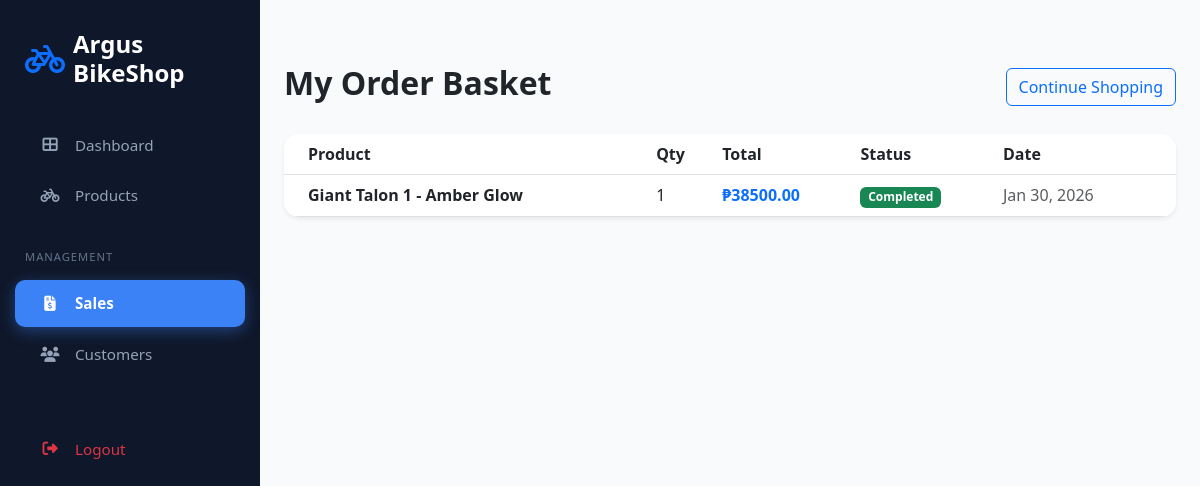
/sales/ (signed in), run on the app's committed database.
### shop/models.py (models this page shows, shortened)
class Sale(models.Model):
    STATUS_CHOICES = [
        ('pending', 'Pending'),
        ('completed', 'Completed'),
        ('cancelled', 'Cancelled'),
    ]
    PAYMENT_METHODS = [
        ('cash', 'Cash'),
        ('card', 'Credit/Debit Card'),
        ('gcash', 'GCash'),
        ('bank', 'Bank Transfer'),
    ]
    sale_id = models.CharField(max_length=20, unique=True)
    customer = models.ForeignKey(Customer, on_delete=models.PROTECT, related_name='sales')
    product = models.ForeignKey(BikeProduct, on_delete=models.PROTECT, related_name='sales')
    quantity = models.IntegerField(validators=[MinValueValidator(1)])
    unit_price = models.DecimalField(max_digits=10, decimal_places=2)
    total_amount = models.DecimalField(max_digits=10, decimal_places=2)
    discount = models.DecimalField(max_digits=10, decimal_places=2, default=0)
    final_amount = models.DecimalField(max_digits=10, decimal_places=2)
    payment_method = models.CharField(max_length=20, choices=PAYMENT_METHODS, default='cash')
    status = models.CharField(max_length=20, choices=STATUS_CHOICES, default='pending')
    notes = models.TextField(blank=True)
    created_at = models.DateTimeField(auto_now_add=True)
    updated_at = models.DateTimeField(auto_now=True)
    created_by = models.ForeignKey(User, on_delete=models.SET_NULL, null=True, related_name='sales_created')
    class Meta:
        ordering = ['-created_at']

class BikeProduct(models.Model):
    STATUS_CHOICES = [
        ('in_stock', 'In Stock'),
        ('low_stock', 'Low Stock'),
        ('out_of_stock', 'Out of Stock'),
    ]
    CONDITION_CHOICES = [
        ('new', 'New'),
        ('used', 'Used'),
        ('refurbished', 'Refurbished'),
    ]
    name = models.CharField(max_length=200)
    sku = models.CharField(max_length=50, unique=True, help_text='Stock Keeping Unit')
    category = models.ForeignKey(Category, on_delete=models.PROTECT, related_name='products')
    brand = models.ForeignKey(Brand, on_delete=models.PROTECT, related_name='products')
    description = models.TextField()
    price = models.DecimalField(max_digits=10, decimal_places=2, validators=[MinValueValidator(0)])
    cost_price = models.DecimalField(max_digits=10, decimal_places=2, validators=[MinValueValidator(0)], help_text='Purchase cost')
    stock_quantity = models.IntegerField(default=0, validators=[MinValueValidator(0)])
    low_stock_threshold = models.IntegerField(default=5, validators=[MinValueValidator(0)])
    condition = models.CharField(max_length=20, choices=CONDITION_CHOICES, default='new')
    status = models.CharField(max_length=20, choices=STATUS_CHOICES, default='in_stock')
    frame_size = models.CharField(max_length=50, blank=True)
    wheel_size = models.CharField(max_length=50, blank=True)
    color = models.CharField(max_length=50, blank=True)
    weight = models.CharField(max_length=50, blank=True)
    image = models.ImageField(upload_to='products/', blank=True, null=True)
    is_featured = models.BooleanField(default=False)
    is_active = models.BooleanField(default=True)
    created_at = models.DateTimeField(auto_now_add=True)
    updated_at = models.DateTimeField(auto_now=True)
    created_by = models.ForeignKey(User, on_delete=models.SET_NULL, null=True, related_name='created_products')
    class Meta:
        ordering = ['-created_at']

### shop/views.py (the view)
# urls.py: path('sales/', views.sale_list_view, name='sale_list'),
@login_required
def sale_list_view(request):
    if request.user.is_staff:
        sales = Sale.objects.all().order_by('-created_at')
    else:
        sales = Sale.objects.filter(created_by=request.user).order_by('-created_at')
    return render(request, 'shop/sale_list.html', {'sales': sales})

### shop/templates/shop/sale_list.html
{% extends 'base.html' %}
{% block content %}
<div class="container py-5">
    <div class="d-flex justify-content-between align-items-center mb-4">
        <h2 class="fw-bold">My Order Basket</h2>
        <a href="{% url 'product_list' %}" class="btn btn-outline-primary">Continue Shopping</a>
    </div>
    <div class="card border-0 shadow-sm" style="border-radius: 15px; overflow: hidden;">
        <div class="table-responsive">
            <table class="table table-hover align-middle mb-0">
                <thead class="bg-light">
                    <tr>
                        <th class="ps-4">Product</th>
                        <th>Qty</th>
                        <th>Total</th>
                        <th>Status</th>
                        <th class="pe-4">Date</th>
                    </tr>
                </thead>
                <tbody>
                    {% for sale in sales %}
                    <tr>
                        <td class="ps-4">
                            <span class="fw-bold text-dark">{{ sale.product.name }}</span>
                        </td>
                        <td>{{ sale.quantity }}</td>
                        <td class="fw-bold text-primary">₱{{ sale.final_amount }}</td>
                        <td>
                            {% if sale.status == 'pending' %}
                                <span class="badge bg-warning text-dark">Pending Review</span>
                            {% elif sale.status == 'completed' %}
                                <span class="badge bg-success">Completed</span>
                            {% else %}
                                <span class="badge bg-danger">Cancelled</span>
                            {% endif %}
                        </td>
                        <td class="text-muted pe-4">{{ sale.created_at|date:"M d, Y" }}</td>
                    </tr>
                    {% empty %}
                    <tr>
                        <td colspan="5" class="text-center py-5 text-muted">
                            <p class="mb-0">Your basket is empty. Go browse some bikes!</p>
                        </td>
                    </tr>
                    {% endfor %}
                </tbody>
            </table>
        </div>
    </div>
</div>
{% endblock %}

### shop/templates/base.html (style rules this page uses)
:root { --sidebar-bg: #0f172a; --sidebar-hover: rgba(255, 255, 255, 0.1); --active-blue: #3b82f6; }
body { background-color: #f8fafc; overflow-x: hidden; }

### data on the page
Sale: product.name "Giant Talon 1 - Amber Glow", quantity "1", final_amount "38500.00", status "Completed", created_at "Jan 30, 2026"
